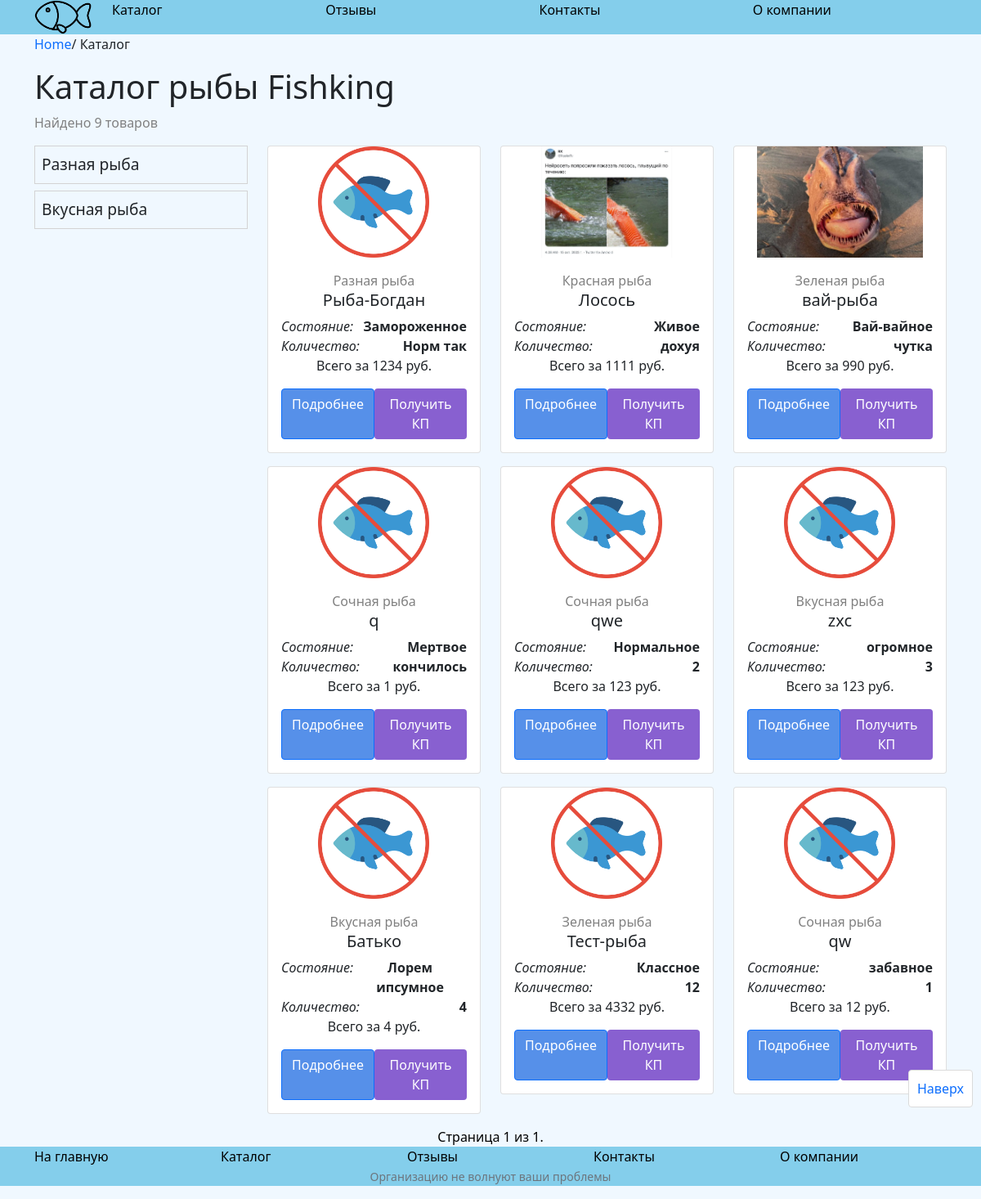
Page /catalog/ on the earlier database version.
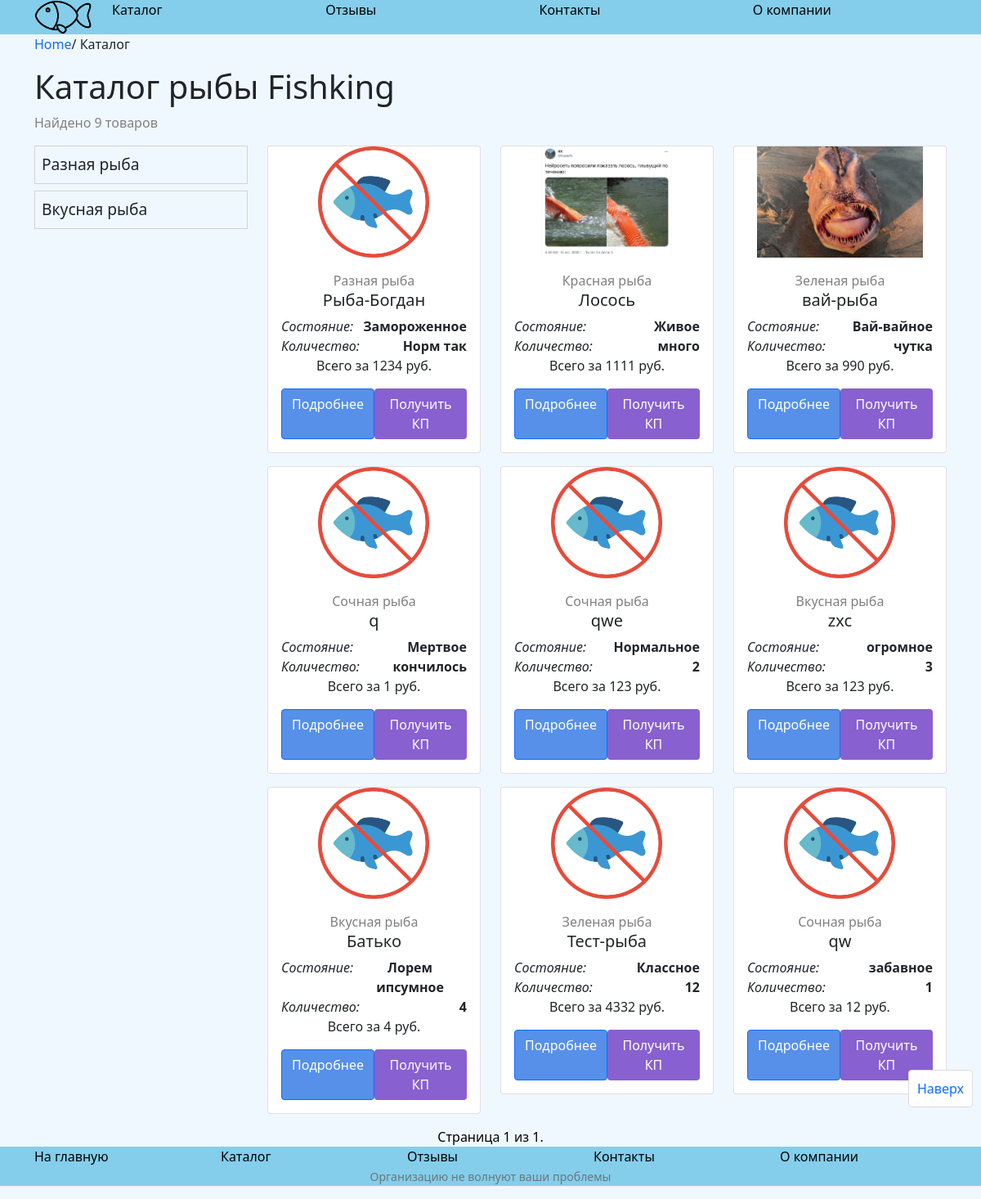
Same page on the later database version.
### catalog/models.py (models this page shows)
class FilterInfo(models.Model):
    rel_attribute = models.ForeignKey(Attribute, on_delete=models.CASCADE)
    rel_fish = models.ForeignKey(Fish, on_delete=models.CASCADE)
    value = models.CharField(max_length=255, help_text="Значение")
    show = models.BooleanField(default=0)
    def __str__(self):
        return self.value
    class Meta:
        ordering = ['rel_attribute']

class Attribute(models.Model):
    name = models.CharField(max_length=255, help_text="Название атрибута")
    CreateDate = models.DateField(auto_now_add=True)
    UpdateDate = models.DateField(auto_now=True, null=True)
    def __str__(self):
        return self.name

### catalog/views.py (the view)
# urls.py: path('catalog/',include('catalog.urls')),
def catalog(request):
    if request.method == 'POST':
        form = CallbackForm(request.POST)
        if form.is_valid():
            a = Callback_request(
                name = form.cleaned_data["name"],
                phone = form.cleaned_data["phone"],
                email = form.cleaned_data["email"],
                text = form.cleaned_data["text"],
            )
            a.save()
            return HttpResponseRedirect('/nice/')
    else:
        form = CallbackForm()
    categories = Category.objects.filter(parent = None)
    subcategories = Category.objects.filter(children = None)
    fishies = Fish.objects.all()
    attributes = FilterInfo.objects.all()
    paginator = Paginator(fishies, 12)
    providers = Provider.objects.all()
    page_number = request.GET.get('page')
    page_obj = paginator.get_page(page_number)
    count = len(fishies)
    return render (request,'catalog.html',{'categories':categories,'fishies':page_obj, 'providers':providers, 'subcategories':subcategories, 'count':count, 'form':form, 'attributes':attributes})

### catalog/models.py (called while the page is built)
    def __str__(self):
        return self.name

### catalog/templates/catalog.html
{% extends "base.html" %}
{% block breadcrumbs %}
<div class="breadcrumb">
  <div class="container">
    <div class="row">
      <div class="col">
        <a href="/">Home</a>/
        Каталог
      </div>
    </div>
  </div>
</div>
{% endblock %}
{% block content %}
{% load imagekit %}
{% load static %}
<div class="section">
  <div class="container">
    <h1>Каталог рыбы Fishking</h1>
    <p style="color: gray;">Найдено {{ count }} товаров
    </p>
    <div class="row">
      <div class="col-3">
        {% include "includes/category_list.html" with categories=categories %}
      </div>
      <div class="col">
        <div class="row">
          {% static 'fish_placeholder.png' as empty_image %}
          {% include "includes/product_list.html" with fishies=fishies empty_image=empty_image %}
        </div>
      </div>
    </div>
  </div>
</div>
{% endblock %}
{% block pagination %}
{% include "includes/pagination/fish_cards.html" with fishies=fishies %}
{% endblock %}

### catalog/templates/includes/product_list.html (shortened to what this page needs)
{% for fish in fishies %}
<div class="col-4">
    <div class="card">
        {% if fish.image %}
        <a href="/catalog/fish/{{ fish.slug }}">
            <img class="img-fluid" src="/{{fish.image}}" alt="sample text">
        </a>
        {% else %}
        <a href="/catalog/fish/{{ fish.slug }}">
            <img class="img-fluid" src="{{empty_image}}" alt="sample text">
        </a>
        {% endif %}
        <div class="card-body">
            <div>
                <p class="card-category">{{ fish.category }}</p>
                <h5 class="card-title">{{ fish.name }}</h5>
            </div>
            <div class="attributes">
                {% for attr in attributes %}
                {% if attr.rel_fish == fish %}
                <p><span><em>{{attr.rel_attribute}}:</em></span> <span><strong>{{attr}}</strong></span></p>
                {% endif %}
                {% endfor %}
            </div>
            <p class="card-text">Всего за {{ fish.price }} руб.</p>
            <div class="card-buttons">
                <a href="/catalog/fish/{{ fish.slug }}" class="btn btn-primary">Подробнее</a>
                <button type="button" class="btn btn-commers" data-bs-toggle="modal" data-bs-target="#Callback">
                    Получить КП
                </button>
            </div>
        </div>
    </div>
</div>
{% endfor %}

Differences in the rows shown:
changed FilterInfo: value "дохуя" → "много"
